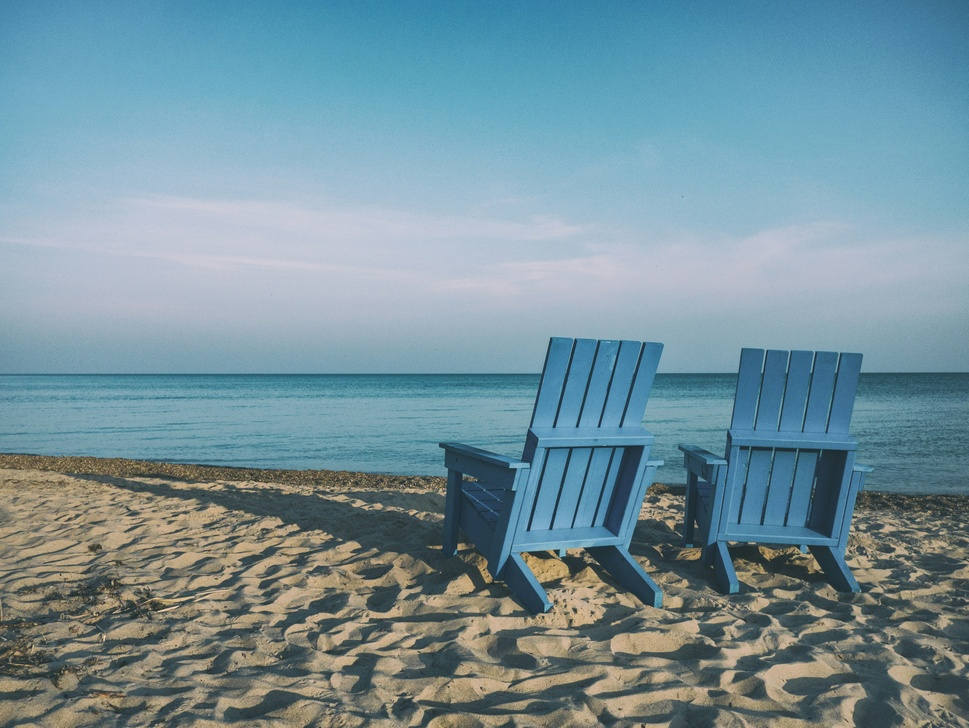
%> input picture images/chairs.jpg, 969 x 728 px, shrunk from 4463 x 3351 before the run
$ octave Histogram_Clipping.m   (GNU Octave 9; MATLAB toolbox functions it lacks are replaced by stand-ins)
%> lines starting %> are read from the running program, lines starting %| are printed output that depends on the picture; in (x1, y1, x2, y2) boxes, pixels count from 0 and x2, y2 are one past the last pixel; in counts of white or black regions, pixels touching at a corner belong together; the program's own positions count from 1
% Select Image
file_path = uigetfile('*.jpg', 'Select an Image File!')
%> the answer given: ../../images/chairs.jpg

% Load an image
image = imread(file_path);
%> image is the input picture: size 728x969x3 uint8; mean R, G, B 117.1, 145.5, 155.9

% Compute histogram
[occurrences, bins] = imhist(image);
%> occurrences = 256 values, max 21482 at index 186, min 0 at index 1, mean 8266.8; bins = 256 values from 0 to 255

% Sort histogram occurrences in descending order
[sorted_occurrences, idx] = sort(occurrences, 'descend');
%> sorted_occurrences = 256 values, max 21482 at index 1, min 0 at index 235, mean 8266.8; idx = 256 values, max 256 at index 256, min 1 at index 235, mean 128.5

% Calculate the cumulative sum
cumulative_sum = cumsum(sorted_occurrences);
%> cumulative_sum = 256 values from 21482 to 2116296

% Find the threshold index
threshold_index = find(cumulative_sum >= 0.99 * sum(occurrences), 1);
%> threshold_index = 177

% Select the top 90% most occurred intensities
selected_bins = bins(idx(1:threshold_index));
%> selected_bins = 177 values, max 216 at index 172, min 38 at index 175, mean 128
selected_occurrences = sorted_occurrences(1:threshold_index);
%> selected_occurrences = 177 values, max 21482 at index 1, min 2232 at index 177, mean 11840.8

% Create a copy of the original image
modified_image = image;

% Initialize a logical mask
mask = false(size(image));

% Find the indices of pixels whose bins were removed
for i = 1:numel(bins)
    if ~ismember(bins(i), selected_bins)
        mask = mask | (image == bins(i)); % Update the mask
    end
end
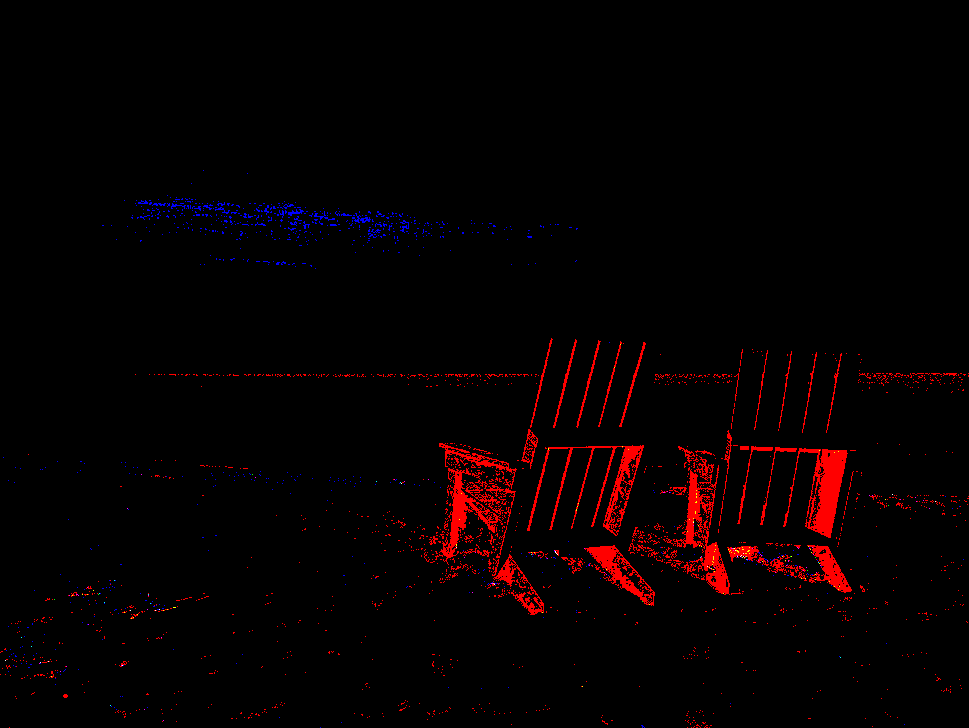
%> mask: size 728x969x3 logical; mean R, G, B 0.026, 0.00023, 0.00277

% Set the pixel values at removed indices to zero
modified_image(mask) = 0;
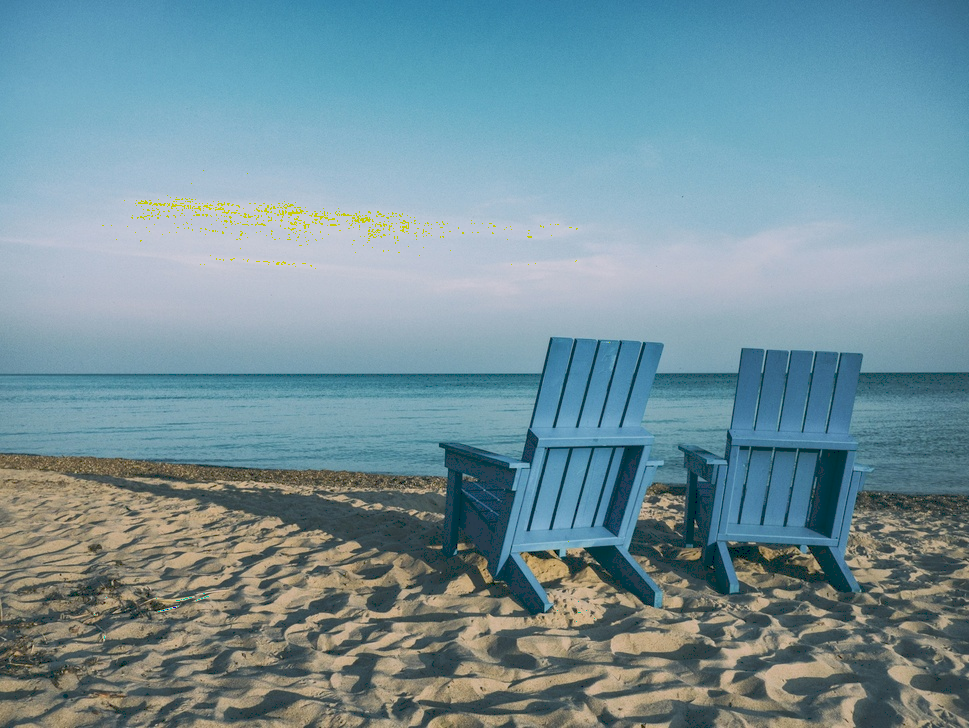
%> modified_image: size 728x969x3 uint8; 2.87% of pixels changed, all inside (x1, y1, x2, y2) = (0, 170, 969, 728)

% Plot original image and histogram
figure;

% Original Image
subplot(2, 2, 1);
imshow(image);
title('Original Image');

% Original Histogram
subplot(2, 2, 2);
bar(bins, occurrences, 'hist');
title('Original Histogram');
xlabel('Intensity');
ylabel('Occurrences');
xlim([0, 255]);

% Plot modified image and histogram
% Modified Image
subplot(2, 2, 3);
imshow(modified_image);
title('Modified Image');

% Modified Histogram
subplot(2, 2, 4);
bar(selected_bins, selected_occurrences);
title('Modified Histogram (90% most occurred intensities)');
xlabel('Intensity');
ylabel('Occurrences');
xlim([0, 255]);
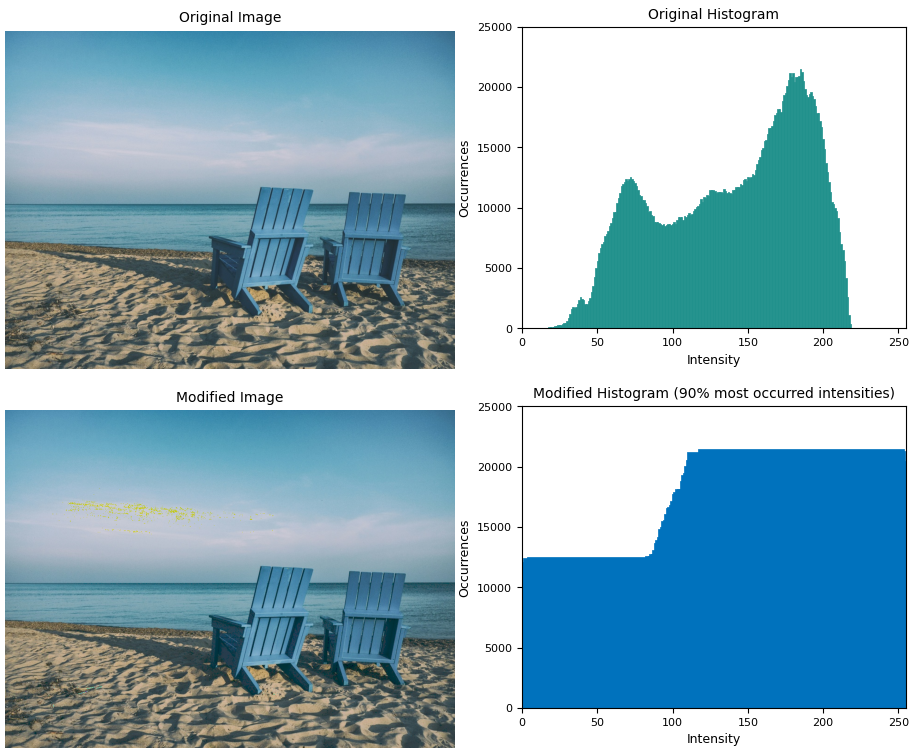
%> figure redrawn from the program's plot data, 4 panels

$ run again, on images/palms.jpg
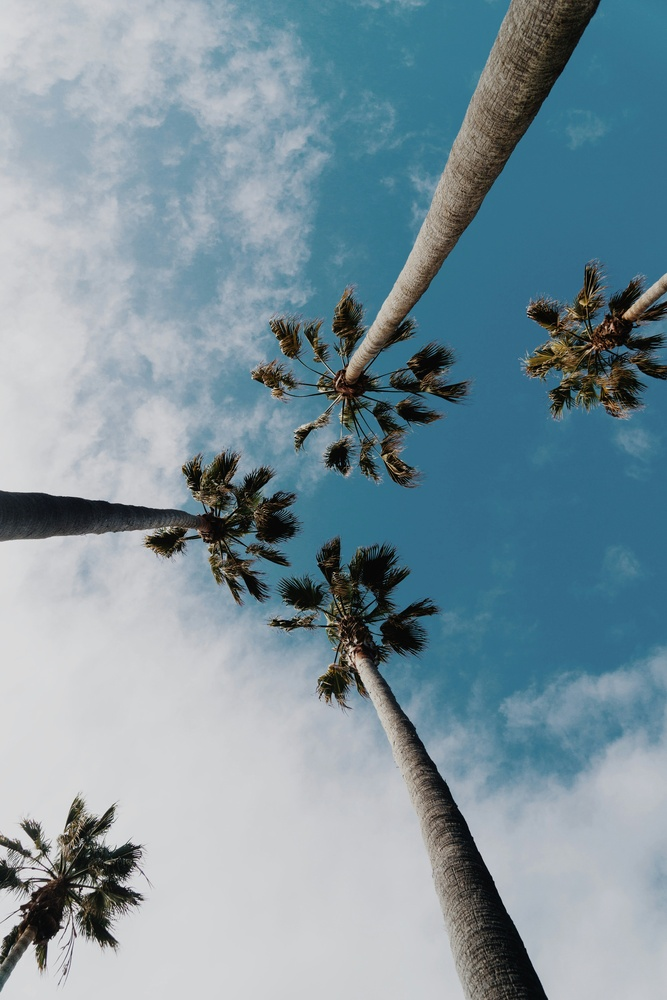
%> input picture images/palms.jpg, 667 x 1000 px, shrunk from 4000 x 6000 before the run
%> image is the input picture: size 1000x667x3 uint8; mean R, G, B 124.8, 146.8, 157.4
%> occurrences = 256 values, max 45758 at index 212, min 0 at index 242, mean 7816.4; bins = 256 values from 0 to 255
%> sorted_occurrences = 256 values, max 45758 at index 1, min 0 at index 244, mean 7816.4; idx = 256 values, max 256 at index 256, min 1 at index 156, mean 128.5
%> cumulative_sum = 256 values from 45758 to 2001000
%> threshold_index = 211
%> selected_bins = 211 values, max 218 at index 154, min 0 at index 156, mean 112.3
%> selected_occurrences = 211 values, max 45758 at index 1, min 2449 at index 211, mean 9399.9
%> after the loop `for i = 1:numel(bins)`:
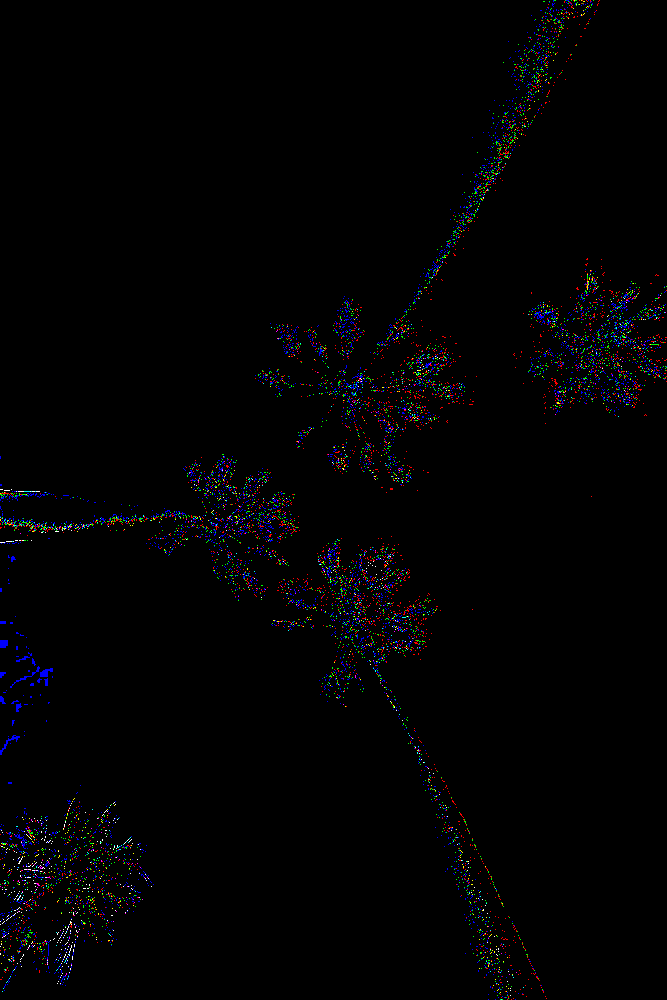
%> mask: size 1000x667x3 logical; mean R, G, B 0.00828, 0.00707, 0.0111
%> modified_image: size 1000x667x3 uint8; 2.22% of pixels changed, all inside (x1, y1, x2, y2) = (0, 0, 667, 1000)
%> `xlim([0, 255]);`:
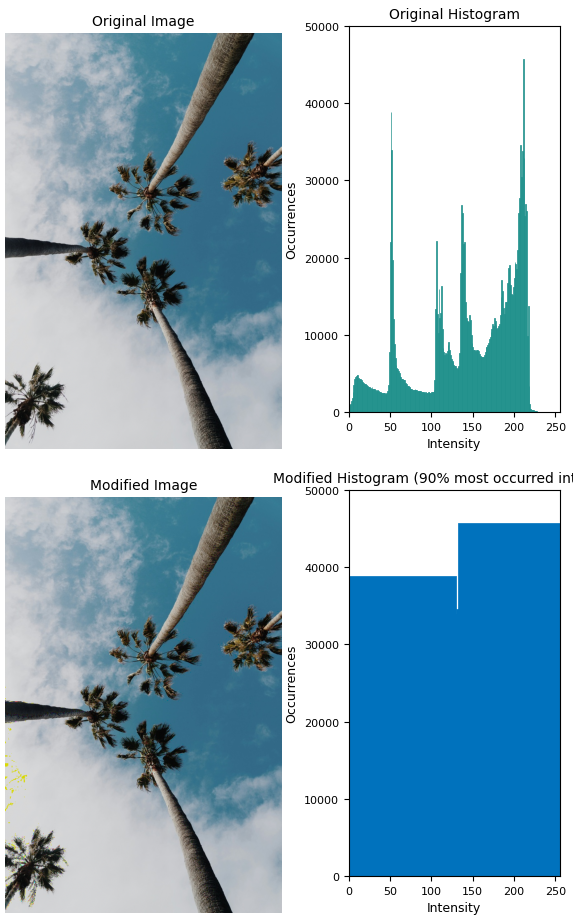
%> figure redrawn from the program's plot data, 4 panels
